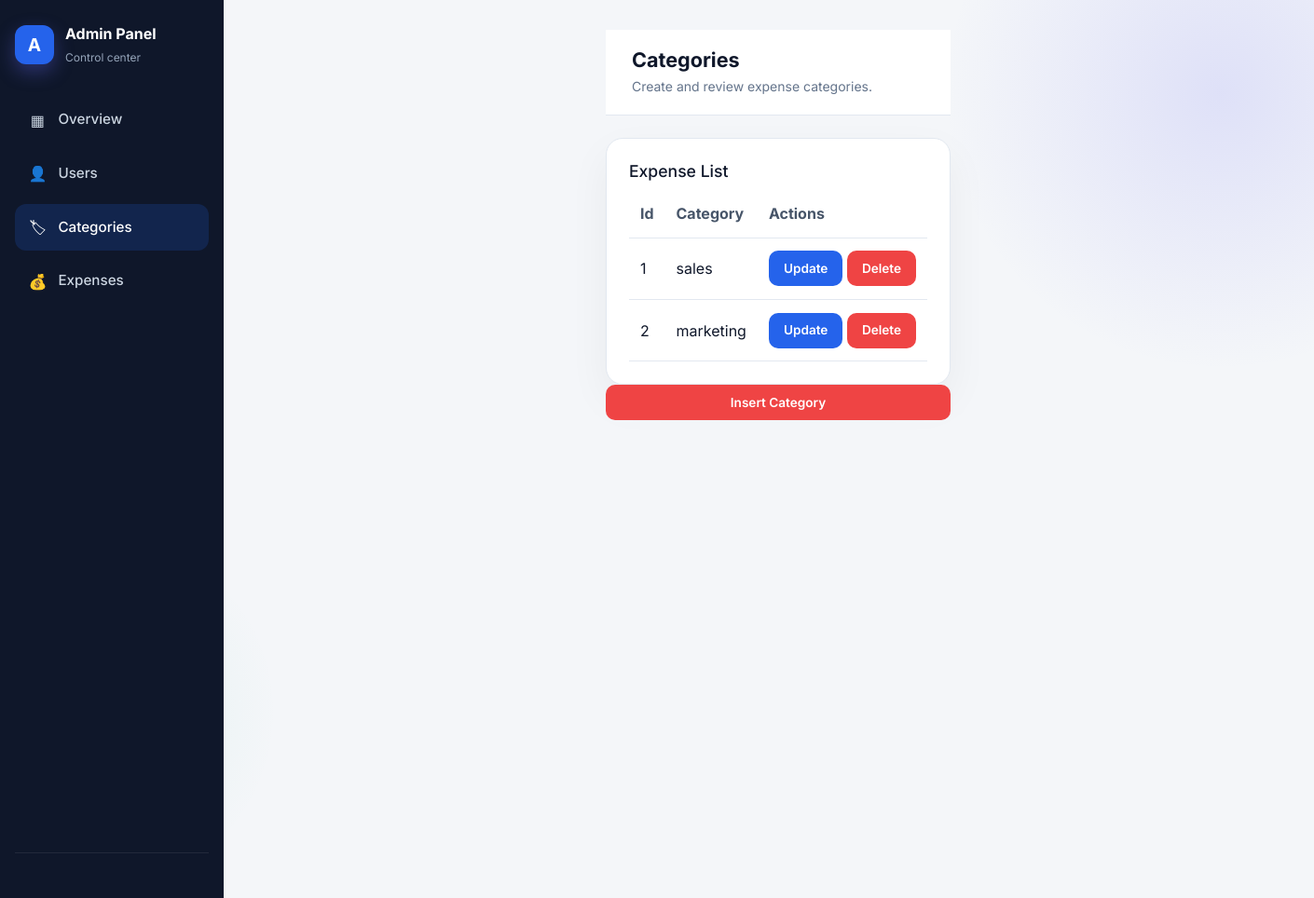
/admin/categories.php (signed in), run on the app's committed database.
### tables this page shows
CREATE TABLE `category` (
  `id` int(11) NOT NULL,
  `name` varchar(255) NOT NULL
);

### category/category.php (called while the page is built, shortened)
<?php
class Category{
    public function getAll(){
        $con=new mysqli("localhost","root","","system");
        $select="SELECT * FROM category";
        $result=$con->query($select);
        $categories=[];
        while($row=$result->fetch_assoc()){
            $categories[]=$row;
        }
        return $categories;
    }
}
?>

### admin/categories.php (the view, shortened to what this page needs)
<?php
include "sidbar.php";
require_once "../category/category.php";
$category=new Category();
$categories=$category->getAll();
?>
    <div class="main admin-main">
      <header class="topbar admin-topbar">
        <div class="topbar-title">
          <h1 class="admin-title">Categories</h1>
          <p class="admin-subtitle">Create and review expense categories.</p>
        </div>
      </header>
          <article class="panel mt-4">
            <h2>Expense List</h2>
            <table class="admin-table">
              <thead>
                <tr>
                  <th>Id</th>
                  <th>Category</th>
                  <th>Actions</th>
                </tr>
              </thead>
              <tbody id="adminExpenseTable">
                 <?php
                        foreach($categories as $data)
                        {
                            ?>
                            <tr>
                                <td><?= $data['id'] ?></td>
                                <td><?= $data['name'] ?></td>
                                <td>
                                    <a
                                        href="?method=update&id=<?= $data['id'] ?>"
                                        class="btn btn-primary btn-sm"
                                    >
                                        Update
                                    </a>
                                    <a
                                        href="categories/delete.php?id=<?= $data['id'] ?>"
                                        class="btn btn-danger btn-sm"
                                        onclick="return confirm('Are you sure?')"
                                    >
                                        Delete
                                    </a>
                                </td>
                            </tr>
                            <?php
                        }
                        ?>
              </tbody>
            </table>
          </article>
                                    <a
                                        href="?method=insert"
                                        class="btn btn-danger btn-sm">
                                            Insert Category
                                    </a>
    </div>
  </div>
</body>
</html>

### styles.css (style rules this page uses)
*, *::before, *::after { margin: 0; padding: 0; box-sizing: border-box; }
:root { --bg: #f4f6f9; --surface: #ffffff; --sidebar: #0f172a; --sidebar-text: #94a3b8; --sidebar-active: #ffffff; --text: #0f172a; --text-muted: #64748b; --border: #e2e8f0; --primary: #2563eb; --primary-hover: #1d4ed8; --primary-light: #eff6ff; --danger: #ef4444; --danger-light: #fef2f2; --success: #10b981; --radius: 10px; --radius-lg: 14px; --shadow: 0 1px 3px rgba(15, 23, 42, 0.08); --shadow-lg: 0 10px 30px rgba(15, 23, 42, 0.1); --font: 'Inter', sans-serif; --sidebar-width: 260px; }
body { font-family: var(--font); background: var(--bg); color: var(--text); line-height: 1.5; }
.main { flex: 1; margin-inline-start: var(--sidebar-width); min-width: 0; }
.topbar { background: var(--surface); border-bottom: 1px solid var(--border); padding: 1.25rem 2rem; display: flex; align-items: center; gap: 1rem; position: sticky; top: 0; z-index: 50; }
.topbar-title { flex: 1; }
.topbar-title h1 { font-size: 1.35rem; font-weight: 700; }
.topbar-title p { font-size: 0.875rem; color: var(--text-muted); }
.panel { background: var(--surface); border: 1px solid var(--border); border-radius: var(--radius-lg); padding: 1.5rem; box-shadow: var(--shadow); }
.btn { display: inline-flex; align-items: center; justify-content: center; padding: 0.65rem 1.25rem; border-radius: var(--radius); font-size: 0.9rem; font-weight: 600; cursor: pointer; border: none; transition: background 0.2s, transform 0.15s; text-decoration: none; }
.btn-primary { background: var(--primary); color: #fff; }
.btn-sm { padding: 0.55rem 1rem; font-size: 0.85rem; }
.btn-danger { background: var(--danger); color: #fff; }

### css/auth.css (style rules this page uses)
:root { --navy: #0F172A; --navy-light: #1E293B; --indigo: #6366F1; --indigo-dark: #4F46E5; --indigo-light: #EEF2FF; --slate: #64748B; --slate-light: #F1F5F9; --white: #FFFFFF; --success: #10B981; --warning: #F59E0B; --danger: #EF4444; --text-primary: #0F172A; --text-secondary: #64748B; --border: #E2E8F0; }
* { box-sizing: border-box; }
body { font-family: 'Inter', sans-serif; background: linear-gradient(135deg, #0F172A 0%, #1E3A5F 50%, #0F172A 100%); min-height: 100vh; display: flex; align-items: center; justify-content: center; padding: 2rem 1rem; position: relative; overflow: hidden; }
body::before { content: ''; position: absolute; width: 600px; height: 600px; background: radial-gradient(circle, rgba(99,102,241,0.15) 0%, transparent 70%); top: -200px; right: -200px; pointer-events: none; }
body::after { content: ''; position: absolute; width: 400px; height: 400px; background: radial-gradient(circle, rgba(16,185,129,0.08) 0%, transparent 70%); bottom: -100px; left: -100px; pointer-events: none; }

### css/admin.css (style rules this page uses)
body { background: #f4f6f9; min-height: 100%; overflow-y: auto; }
.admin-main { flex: 1; display: flex; flex-direction: column; }
.admin-topbar { background: #fff; border-bottom: 1px solid #e2e8f0; padding: 1.25rem 1.75rem; display: flex; align-items: center; justify-content: space-between; gap: 1rem; }
.admin-title { margin: 0; font-size: 1.35rem; font-weight: 700; }
.admin-subtitle { margin: 0.25rem 0 0; color: #64748b; }
.panel { background: #fff; border: 1px solid #e2e8f0; border-radius: 18px; padding: 1.5rem; box-shadow: 0 18px 45px rgba(15,23,42,0.05); }
.panel h2 { font-size: 1.1rem; margin-bottom: 0.6rem; }
.admin-table { width: 100%; border-collapse: collapse; }
.admin-table th, .admin-table td { text-align: left; padding: 0.85rem 0.75rem; border-bottom: 1px solid #e2e8f0; }
.admin-table th { color: #475569; font-weight: 700; }

### data on the page
category: id "1", name "sales"
category: id "2", name "marketing"
